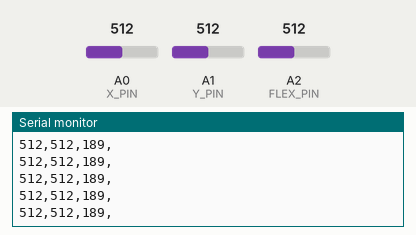
Simulated run of this sketch. Board: Arduino Uno, built with avr-gcc and run on an emulated ATmega328P. Parts: the last lines printed to the serial monitor. Inputs (shaded band) come from the test bench; at power-on: A2 (FLEX_PIN) = 512, A0 (X_PIN) = 512, A1 (Y_PIN) = 512.

Above: at 1.2 s.
1.3 s: A2 (FLEX_PIN) set to 589
At 2.2 s:
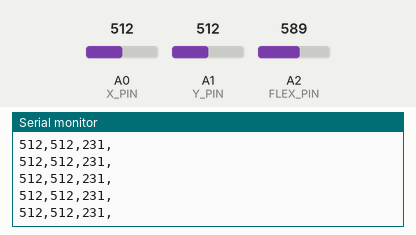
4.3 s: A2 (FLEX_PIN) set to 623
At 5.1 s:
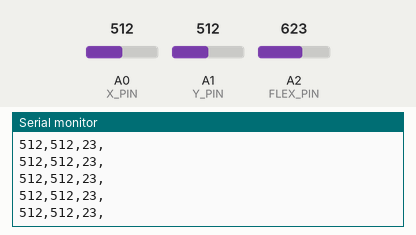
5.8 s: A0 (X_PIN) set to 993
At 6.7 s:
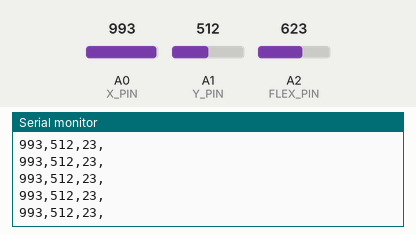
8.8 s: A0 (X_PIN) set to 1012
At 9.5 s:
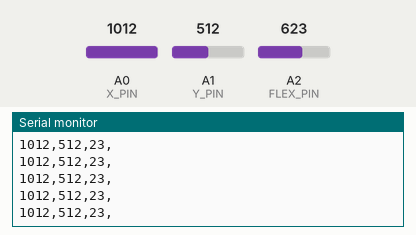
Timing chart, 0 to 11.8 s (numbered marks = the images above; inputs shaded):
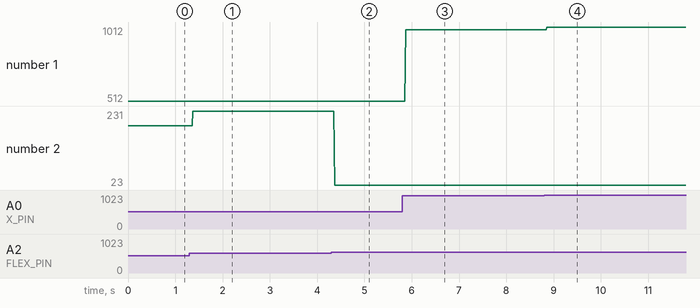

The sketch:

serialFlexSlide.ino
```cpp
#include <SPI.h>

const int FLEX_PIN = A2; // Pin connected to voltage divider output
const int X_PIN = A0;
const int Y_PIN = A1;

int xValue = 0 ;
int yValue = 0 ;

// 5V and 47k resistor
const float VCC = 3.3;
const float R_DIV = 47500.0;

// Upload the code, then try to adjust these values to more
// accurately calculate bend degree.
const float STRAIGHT_RESISTANCE = 37300.0; // resistance when straight
const float BEND_RESISTANCE = 90000.0; // resistance at 90 deg

void setup()
{
  Serial.begin(9600);
  pinMode(FLEX_PIN, INPUT);
  pinMode(X_PIN, INPUT);
  pinMode(Y_PIN, INPUT);
}

void loop()
{
  xValue = analogRead(X_PIN) ;
  yValue = analogRead(Y_PIN) ;
  int flexADC = analogRead(FLEX_PIN);

  float flexV = flexADC * VCC / 1023.0;
  int flexR = R_DIV * (VCC / flexV - 1.0);
  float angle = map(flexR, STRAIGHT_RESISTANCE, BEND_RESISTANCE, 0, 180.0);  // bend angle
  int anglePlus = -angle;

      String xValSt = String(xValue);
      Serial.print(xValue);
      Serial.print(",");

      Serial.print(yValue);
      Serial.print(",");

      Serial.print(anglePlus);
      Serial.println(",");
  delay(10);
}
```

Measured:
- after the input at 1.3 s, the serial monitor: prints a new line after 0.07 s (image 1)
- after the input at 4.3 s, the serial monitor: prints a new line after 0.07 s (image 2)
- after the input at 5.8 s, the serial monitor: prints a new line after 0.07 s (image 3)
- after the input at 8.8 s, the serial monitor: prints a new line after 0.06 s (image 4)
- plotted number 1: 512 → 993 after the input at 5.8 s, 993 → 1012 after the input at 8.8 s
- plotted number 2: 189 → 231 after the input at 1.3 s, 231 → 23 after the input at 4.3 s
